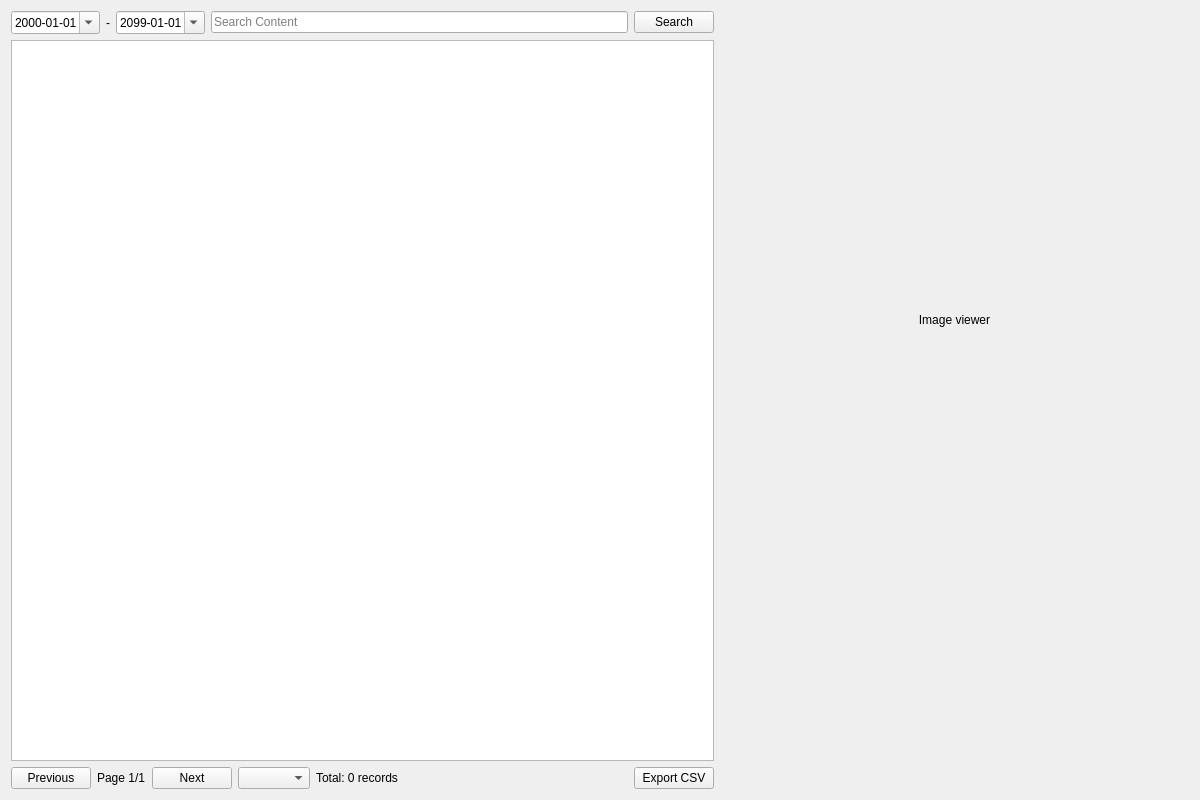
<?xml version="1.0" encoding="UTF-8"?>
<ui version="4.0">
 <class>HistoryView</class>
 <widget class="QWidget" name="HistoryView">
  <property name="geometry">
   <rect>
    <x>0</x>
    <y>0</y>
    <width>1200</width>
    <height>800</height>
   </rect>
  </property>
  <property name="windowTitle">
   <string>HistoryView</string>
  </property>
  <layout class="QHBoxLayout" name="horizontalLayout" stretch="3,2">
   <item>
    <layout class="QVBoxLayout" name="mainLayout">
     <item>
      <layout class="QHBoxLayout" name="searchLayout">
       <item>
        <widget class="QDateEdit" name="startDateEdit">
         <property name="displayFormat">
          <string>yyyy-MM-dd</string>
         </property>
         <property name="calendarPopup">
          <bool>true</bool>
         </property>
         <property name="timeSpec">
          <enum>Qt::LocalTime</enum>
         </property>
        </widget>
       </item>
       <item>
        <widget class="QLabel" name="dateRangeDlim">
         <property name="text">
          <string>-</string>
         </property>
        </widget>
       </item>
       <item>
        <widget class="QDateEdit" name="endDateEdit">
         <property name="displayFormat">
          <string>yyyy-MM-dd</string>
         </property>
         <property name="calendarPopup">
          <bool>true</bool>
         </property>
         <property name="timeSpec">
          <enum>Qt::LocalTime</enum>
         </property>
         <property name="date">
          <date>
           <year>2099</year>
           <month>1</month>
           <day>1</day>
          </date>
         </property>
        </widget>
       </item>
       <item>
        <widget class="QLineEdit" name="searchLineEdit">
         <property name="placeholderText">
          <string>Search Content</string>
         </property>
        </widget>
       </item>
       <item>
        <widget class="QPushButton" name="searchButton">
         <property name="text">
          <string>Search</string>
         </property>
        </widget>
       </item>
      </layout>
     </item>
     <item>
      <widget class="QTableView" name="tableView">
       <property name="gridStyle">
        <enum>Qt::DashDotLine</enum>
       </property>
      </widget>
     </item>
     <item>
      <layout class="QHBoxLayout" name="paginationLayout">
       <item>
        <widget class="QPushButton" name="prevButton">
         <property name="text">
          <string>Previous</string>
         </property>
        </widget>
       </item>
       <item>
        <widget class="QLabel" name="pageLabel">
         <property name="text">
          <string>Page 1/1</string>
         </property>
        </widget>
       </item>
       <item>
        <widget class="QPushButton" name="nextButton">
         <property name="text">
          <string>Next</string>
         </property>
        </widget>
       </item>
       <item>
        <widget class="QComboBox" name="pageSizeComboBox"/>
       </item>
       <item>
        <widget class="QLabel" name="totalLabel">
         <property name="text">
          <string>Total: 0 records</string>
         </property>
        </widget>
       </item>
       <item>
        <spacer name="horizontalSpacer">
         <property name="orientation">
          <enum>Qt::Horizontal</enum>
         </property>
         <property name="sizeHint" stdset="0">
          <size>
           <width>40</width>
           <height>20</height>
          </size>
         </property>
        </spacer>
       </item>
       <item>
        <widget class="QPushButton" name="exportCSVBtn">
         <property name="text">
          <string>Export CSV</string>
         </property>
        </widget>
       </item>
      </layout>
     </item>
    </layout>
   </item>
   <item>
    <layout class="QVBoxLayout" name="detailLayout" stretch="1,0">
     <property name="leftMargin">
      <number>9</number>
     </property>
     <property name="topMargin">
      <number>9</number>
     </property>
     <property name="rightMargin">
      <number>9</number>
     </property>
     <property name="bottomMargin">
      <number>9</number>
     </property>
     <item>
      <widget class="QLabel" name="imageView">
       <property name="maximumSize">
        <size>
         <width>600</width>
         <height>600</height>
        </size>
       </property>
       <property name="text">
        <string>Image viewer</string>
       </property>
       <property name="alignment">
        <set>Qt::AlignCenter</set>
       </property>
       <property name="wordWrap">
        <bool>true</bool>
       </property>
      </widget>
     </item>
     <item>
      <widget class="QLabel" name="detailLabel">
       <property name="text">
        <string/>
       </property>
       <property name="wordWrap">
        <bool>true</bool>
       </property>
      </widget>
     </item>
    </layout>
   </item>
  </layout>
 </widget>
 <resources/>
 <connections/>
</ui>
